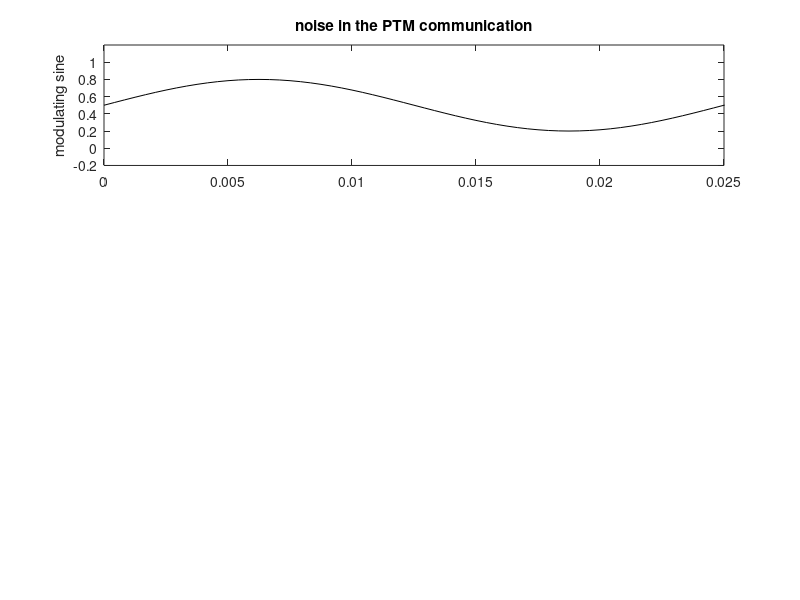

This chart was generated by the following MATLAB code: (Note: this script raises an error after producing the figure.)
% PTM and noise in the communication channel

% the modulating signal is a sine
fa=40; %signal frequency in Hz
wa=2*pi*fa; %signal frequency in rad/s

nsc=60; %number of samples per signal period
fs=nsc*fa; %sampling frequency in Hz
tiv=1/fs; %time interval between samples;
t=0:tiv:(0.03-tiv); %time intervals set (0.03 seconds)

%sampling the modulating signal
a=0.5+0.3*sin(wa*t);

subplot(3,1,1);
plot(t,a,'k');
ylabel('modulating sine'); title('noise in the PTM communication');
axis([0 0.025 -0.2 1.2]);

%PTM modulation
[PTMy,ty]=modulate(a,fa,fs,'ptm',0.1);

Nnu=length(ty); %number of data points
nu=randn(Nnu,1); %random noise signal data set
PTMyn=PTMy+(0.2*nu)'; %adding noise to communication channel

subplot(3,1,2)
plot(ty/nsc,PTMyn,'k');
ylabel('comm. signal');
axis([0 0.025 -0.8 1.8]);

%PTM demodulation
PTMa=demod(PTMyn,fa,fs,'ptm');
subplot(3,1,3)
plot(t,PTMa,'k');
ylabel('demodulated sine');
axis([0 0.025 -0.2 1.2]);
xlabel('seconds');
